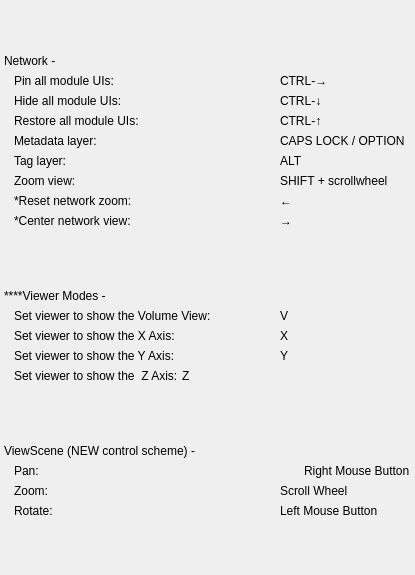
           <widget class="QWidget" name="scrollAreaWidgetContents_4">
            <property name="geometry">
             <rect>
              <x>0</x>
              <y>0</y>
              <width>415</width>
              <height>575</height>
             </rect>
            </property>
            <layout class="QVBoxLayout" name="verticalLayout_13">
             <property name="spacing">
              <number>0</number>
             </property>
             <property name="margin">
              <number>0</number>
             </property>
             <item>
              <widget class="QWidget" name="widget_47" native="true">
               <property name="sizePolicy">
                <sizepolicy hsizetype="Preferred" vsizetype="Fixed">
                 <horstretch>0</horstretch>
                 <verstretch>0</verstretch>
                </sizepolicy>
               </property>
               <layout class="QVBoxLayout" name="verticalLayout_12">
                <property name="spacing">
                 <number>0</number>
                </property>
                <property name="leftMargin">
                 <number>4</number>
                </property>
                <property name="topMargin">
                 <number>2</number>
                </property>
                <property name="rightMargin">
                 <number>4</number>
                </property>
                <property name="bottomMargin">
                 <number>4</number>
                </property>
                <item>
                 <widget class="QWidget" name="widget_48" native="true">
                  <layout class="QHBoxLayout" name="horizontalLayout_44">
                   <property name="spacing">
                    <number>0</number>
                   </property>
                   <property name="margin">
                    <number>0</number>
                   </property>
                   <item>
                    <widget class="QLabel" name="label_71">
                     <property name="minimumSize">
                      <size>
                       <width>0</width>
                       <height>20</height>
                      </size>
                     </property>
                     <property name="text">
                      <string>Network -</string>
                     </property>
                    </widget>
                   </item>
                  </layout>
                 </widget>
                </item>
                <item>
                 <widget class="QWidget" name="widget_49" native="true">
                  <property name="minimumSize">
                   <size>
                    <width>0</width>
                    <height>20</height>
                   </size>
                  </property>
                  <layout class="QHBoxLayout" name="horizontalLayout_45" stretch="2,1">
                   <property name="spacing">
                    <number>4</number>
                   </property>
                   <property name="leftMargin">
                    <number>10</number>
                   </property>
                   <property name="topMargin">
                    <number>0</number>
                   </property>
                   <property name="rightMargin">
                    <number>0</number>
                   </property>
                   <property name="bottomMargin">
                    <number>0</number>
                   </property>
                   <item>
                    <widget class="QLabel" name="label_72">
                     <property name="text">
                      <string>Pin all module UIs:</string>
                     </property>
                    </widget>
                   </item>
                   <item>
                    <widget class="QLabel" name="label_73">
                     <property name="text">
                      <string>CTRL-→</string>
                     </property>
                    </widget>
                   </item>
                  </layout>
                 </widget>
                </item>
                <item>
                 <widget class="QWidget" name="widget_54" native="true">
                  <property name="minimumSize">
                   <size>
                    <width>0</width>
                    <height>20</height>
                   </size>
                  </property>
                  <layout class="QHBoxLayout" name="horizontalLayout_50" stretch="2,1">
                   <property name="spacing">
                    <number>4</number>
                   </property>
                   <property name="leftMargin">
                    <number>10</number>
                   </property>
                   <property name="topMargin">
                    <number>0</number>
                   </property>
                   <property name="rightMargin">
                    <number>0</number>
                   </property>
                   <property name="bottomMargin">
                    <number>0</number>
                   </property>
                   <item>
                    <widget class="QLabel" name="label_82">
                     <property name="text">
                      <string>Hide all module UIs:</string>
                     </property>
                    </widget>
                   </item>
                   <item>
                    <widget class="QLabel" name="label_83">
                     <property name="text">
                      <string>CTRL-↓</string>
                     </property>
                    </widget>
                   </item>
                  </layout>
                 </widget>
                </item>
                <item>
                 <widget class="QWidget" name="widget_50" native="true">
                  <property name="minimumSize">
                   <size>
                    <width>0</width>
                    <height>20</height>
                   </size>
                  </property>
                  <layout class="QHBoxLayout" name="horizontalLayout_46" stretch="2,1">
                   <property name="spacing">
                    <number>4</number>
                   </property>
                   <property name="leftMargin">
                    <number>10</number>
                   </property>
                   <property name="topMargin">
                    <number>0</number>
                   </property>
                   <property name="rightMargin">
                    <number>0</number>
                   </property>
                   <property name="bottomMargin">
                    <number>0</number>
                   </property>
                   <item>
                    <widget class="QLabel" name="label_74">
                     <property name="text">
                      <string>Restore all module UIs:</string>
                     </property>
                    </widget>
                   </item>
                   <item>
                    <widget class="QLabel" name="label_75">
                     <property name="text">
                      <string>CTRL-↑</string>
                     </property>
                    </widget>
                   </item>
                  </layout>
                 </widget>
                </item>
                <item>
                 <widget class="QWidget" name="widget_51" native="true">
                  <property name="minimumSize">
                   <size>
                    <width>0</width>
                    <height>20</height>
                   </size>
                  </property>
                  <layout class="QHBoxLayout" name="horizontalLayout_47" stretch="2,1">
                   <property name="spacing">
                    <number>4</number>
                   </property>
                   <property name="leftMargin">
                    <number>10</number>
                   </property>
                   <property name="topMargin">
                    <number>0</number>
                   </property>
                   <property name="rightMargin">
                    <number>0</number>
                   </property>
                   <property name="bottomMargin">
                    <number>0</number>
                   </property>
                   <item>
                    <widget class="QLabel" name="label_76">
                     <property name="text">
                      <string>Metadata layer:</string>
                     </property>
                    </widget>
                   </item>
                   <item>
                    <widget class="QLabel" name="label_77">
                     <property name="text">
                      <string>CAPS LOCK / OPTION</string>
                     </property>
                    </widget>
                   </item>
                  </layout>
                 </widget>
                </item>
                <item>
                 <widget class="QWidget" name="widget_52" native="true">
                  <property name="minimumSize">
                   <size>
                    <width>0</width>
                    <height>20</height>
                   </size>
                  </property>
                  <layout class="QHBoxLayout" name="horizontalLayout_48" stretch="2,1">
                   <property name="spacing">
                    <number>4</number>
                   </property>
                   <property name="leftMargin">
                    <number>10</number>
                   </property>
                   <property name="topMargin">
                    <number>0</number>
                   </property>
                   <property name="rightMargin">
                    <number>0</number>
                   </property>
                   <property name="bottomMargin">
                    <number>0</number>
                   </property>
                   <item>
                    <widget class="QLabel" name="label_78">
                     <property name="text">
                      <string>Tag layer:</string>
                     </property>
                    </widget>
                   </item>
                   <item>
                    <widget class="QLabel" name="label_79">
                     <property name="text">
                      <string>ALT</string>
                     </property>
                    </widget>
                   </item>
                  </layout>
                 </widget>
                </item>
                <item>
                 <widget class="QWidget" name="widget_53" native="true">
                  <property name="minimumSize">
                   <size>
                    <width>0</width>
                    <height>20</height>
                   </size>
                  </property>
                  <layout class="QHBoxLayout" name="horizontalLayout_49" stretch="2,1">
                   <property name="spacing">
                    <number>4</number>
                   </property>
                   <property name="leftMargin">
                    <number>10</number>
                   </property>
                   <property name="topMargin">
                    <number>0</number>
                   </property>
                   <property name="rightMargin">
                    <number>0</number>
                   </property>
                   <property name="bottomMargin">
                    <number>0</number>
                   </property>
                   <item>
                    <widget class="QLabel" name="label_80">
                     <property name="text">
                      <string>Zoom view:</string>
                     </property>
                    </widget>
                   </item>
                   <item>
                    <widget class="QLabel" name="label_81">
                     <property name="text">
                      <string>SHIFT + scrollwheel</string>
                     </property>
                    </widget>
                   </item>
                  </layout>
                 </widget>
                </item>
                <item>
                 <widget class="QWidget" name="widget_58" native="true">
                  <property name="minimumSize">
                   <size>
                    <width>0</width>
                    <height>20</height>
                   </size>
                  </property>
                  <layout class="QHBoxLayout" name="horizontalLayout_54" stretch="2,1">
                   <property name="spacing">
                    <number>4</number>
                   </property>
                   <property name="leftMargin">
                    <number>10</number>
                   </property>
                   <property name="topMargin">
                    <number>0</number>
                   </property>
                   <property name="rightMargin">
                    <number>0</number>
                   </property>
                   <property name="bottomMargin">
                    <number>0</number>
                   </property>
                   <item>
                    <widget class="QLabel" name="label_90">
                     <property name="text">
                      <string>*Reset network zoom:</string>
                     </property>
                    </widget>
                   </item>
                   <item>
                    <widget class="QLabel" name="label_91">
                     <property name="text">
                      <string>←</string>
                     </property>
                    </widget>
                   </item>
                  </layout>
                 </widget>
                </item>
                <item>
                 <widget class="QWidget" name="widget_59" native="true">
                  <property name="minimumSize">
                   <size>
                    <width>0</width>
                    <height>20</height>
                   </size>
                  </property>
                  <layout class="QHBoxLayout" name="horizontalLayout_55" stretch="2,1">
                   <property name="spacing">
                    <number>4</number>
                   </property>
                   <property name="leftMargin">
                    <number>10</number>
                   </property>
                   <property name="topMargin">
                    <number>0</number>
                   </property>
                   <property name="rightMargin">
                    <number>0</number>
                   </property>
                   <property name="bottomMargin">
                    <number>0</number>
                   </property>
                   <item>
                    <widget class="QLabel" name="label_92">
                     <property name="text">
                      <string>*Center network view:</string>
                     </property>
                    </widget>
                   </item>
                   <item>
                    <widget class="QLabel" name="label_93">
                     <property name="text">
                      <string>→</string>
                     </property>
                    </widget>
                   </item>
                  </layout>
                 </widget>
                </item>
               </layout>
              </widget>
             </item>
             <item>
              <widget class="QWidget" name="widget_34" native="true">
               <property name="sizePolicy">
                <sizepolicy hsizetype="Preferred" vsizetype="Fixed">
                 <horstretch>0</horstretch>
                 <verstretch>0</verstretch>
                </sizepolicy>
               </property>
               <layout class="QVBoxLayout" name="verticalLayout_10">
                <property name="spacing">
                 <number>0</number>
                </property>
                <property name="leftMargin">
                 <number>4</number>
                </property>
                <property name="topMargin">
                 <number>2</number>
                </property>
                <property name="rightMargin">
                 <number>4</number>
                </property>
                <property name="bottomMargin">
                 <number>4</number>
                </property>
                <item>
                 <widget class="QWidget" name="widget_35" native="true">
                  <layout class="QHBoxLayout" name="horizontalLayout_33">
                   <property name="spacing">
                    <number>0</number>
                   </property>
                   <property name="margin">
                    <number>0</number>
                   </property>
                   <item>
                    <widget class="QLabel" name="label_51">
                     <property name="minimumSize">
                      <size>
                       <width>0</width>
                       <height>20</height>
                      </size>
                     </property>
                     <property name="text">
                      <string>****Viewer Modes -</string>
                     </property>
                    </widget>
                   </item>
                  </layout>
                 </widget>
                </item>
                <item>
                 <widget class="QWidget" name="widget_36" native="true">
                  <property name="minimumSize">
                   <size>
                    <width>0</width>
                    <height>20</height>
                   </size>
                  </property>
                  <layout class="QHBoxLayout" name="horizontalLayout_34" stretch="2,1">
                   <property name="spacing">
                    <number>4</number>
                   </property>
                   <property name="leftMargin">
                    <number>10</number>
                   </property>
                   <property name="topMargin">
                    <number>0</number>
                   </property>
                   <property name="rightMargin">
                    <number>0</number>
                   </property>
                   <property name="bottomMargin">
                    <number>0</number>
                   </property>
                   <item>
                    <widget class="QLabel" name="label_52">
                     <property name="text">
                      <string>Set viewer to show the Volume View:</string>
                     </property>
                    </widget>
                   </item>
                   <item>
                    <widget class="QLabel" name="label_53">
                     <property name="text">
                      <string>V</string>
                     </property>
                    </widget>
                   </item>
                  </layout>
                 </widget>
                </item>
                <item>
                 <widget class="QWidget" name="widget_37" native="true">
                  <property name="minimumSize">
                   <size>
                    <width>0</width>
                    <height>20</height>
                   </size>
                  </property>
                  <layout class="QHBoxLayout" name="horizontalLayout_35" stretch="2,1">
                   <property name="spacing">
                    <number>4</number>
                   </property>
                   <property name="leftMargin">
                    <number>10</number>
                   </property>
                   <property name="topMargin">
                    <number>0</number>
                   </property>
                   <property name="rightMargin">
                    <number>0</number>
                   </property>
                   <property name="bottomMargin">
                    <number>0</number>
                   </property>
                   <item>
                    <widget class="QLabel" name="label_54">
                     <property name="text">
                      <string>Set viewer to show the X Axis:</string>
                     </property>
                    </widget>
                   </item>
                   <item>
                    <widget class="QLabel" name="label_55">
                     <property name="text">
                      <string>X</string>
                     </property>
                    </widget>
                   </item>
                  </layout>
                 </widget>
                </item>
                <item>
                 <widget class="QWidget" name="widget_38" native="true">
                  <property name="minimumSize">
                   <size>
                    <width>0</width>
                    <height>20</height>
                   </size>
                  </property>
                  <layout class="QHBoxLayout" name="horizontalLayout_36" stretch="2,1">
                   <property name="spacing">
                    <number>4</number>
                   </property>
                   <property name="leftMargin">
                    <number>10</number>
                   </property>
                   <property name="topMargin">
                    <number>0</number>
                   </property>
                   <property name="rightMargin">
                    <number>0</number>
                   </property>
                   <property name="bottomMargin">
                    <number>0</number>
                   </property>
                   <item>
                    <widget class="QLabel" name="label_56">
                     <property name="text">
                      <string>Set viewer to show the Y Axis:</string>
                     </property>
                    </widget>
                   </item>
                   <item>
                    <widget class="QLabel" name="label_57">
                     <property name="text">
                      <string>Y</string>
                     </property>
                    </widget>
                   </item>
                  </layout>
                 </widget>
                </item>
                <item>
                 <widget class="QWidget" name="widget_39" native="true">
                  <property name="minimumSize">
                   <size>
                    <width>0</width>
                    <height>20</height>
                   </size>
                  </property>
                  <layout class="QHBoxLayout" name="horizontalLayout_37" stretch="0,1">
                   <property name="spacing">
                    <number>4</number>
                   </property>
                   <property name="leftMargin">
                    <number>10</number>
                   </property>
                   <property name="topMargin">
                    <number>0</number>
                   </property>
                   <property name="rightMargin">
                    <number>0</number>
                   </property>
                   <property name="bottomMargin">
                    <number>0</number>
                   </property>
                   <item>
                    <widget class="QLabel" name="label_58">
                     <property name="text">
                      <string>Set viewer to show the  Z Axis:</string>
                     </property>
                    </widget>
                   </item>
                   <item>
                    <widget class="QLabel" name="label_59">
                     <property name="text">
                      <string>Z</string>
                     </property>
                    </widget>
                   </item>
                  </layout>
                 </widget>
                </item>
               </layout>
              </widget>
             </item>
             <item>
              <widget class="QWidget" name="widget_65" native="true">
               <property name="sizePolicy">
                <sizepolicy hsizetype="Preferred" vsizetype="Fixed">
                 <horstretch>0</horstretch>
                 <verstretch>0</verstretch>
                </sizepolicy>
               </property>
               <layout class="QVBoxLayout" name="verticalLayout_15">
                <property name="spacing">
                 <number>0</number>
                </property>
                <property name="leftMargin">
                 <number>4</number>
                </property>
                <property name="topMargin">
                 <number>2</number>
                </property>
                <property name="rightMargin">
                 <number>4</number>
                </property>
                <property name="bottomMargin">
                 <number>4</number>
                </property>
                <item>
                 <widget class="QLabel" name="label_104">
                  <property name="minimumSize">
                   <size>
                    <width>0</width>
                    <height>20</height>
                   </size>
                  </property>
                  <property name="text">
                   <string>ViewScene (NEW control scheme) -</string>
                  </property>
                 </widget>
                </item>
                <item>
                 <layout class="QHBoxLayout" name="horizontalLayout_60" stretch="0,1">
                  <property name="spacing">
                   <number>4</number>
                  </property>
                  <property name="leftMargin">
                   <number>10</number>
                  </property>
                  <item>
                   <widget class="QLabel" name="label_106">
                    <property name="minimumSize">
                     <size>
                      <width>286</width>
                      <height>20</height>
                     </size>
                    </property>
                    <property name="text">
                     <string>Pan:</string>
                    </property>
                   </widget>
                  </item>
                  <item>
                   <widget class="QLabel" name="label_105">
                    <property name="text">
                     <string>Right Mouse Button</string>
                    </property>
                   </widget>
                  </item>
                 </layout>
                </item>
                <item>
                 <layout class="QHBoxLayout" name="horizontalLayout_61" stretch="2,1">
                  <property name="spacing">
                   <number>4</number>
                  </property>
                  <property name="leftMargin">
                   <number>10</number>
                  </property>
                  <item>
                   <widget class="QLabel" name="label_108">
                    <property name="minimumSize">
                     <size>
                      <width>0</width>
                      <height>20</height>
                     </size>
                    </property>
                    <property name="text">
                     <string>Zoom:</string>
                    </property>
                   </widget>
                  </item>
                  <item>
                   <widget class="QLabel" name="label_107">
                    <property name="text">
                     <string>Scroll Wheel</string>
                    </property>
                   </widget>
                  </item>
                 </layout>
                </item>
                <item>
                 <layout class="QHBoxLayout" name="horizontalLayout_62" stretch="2,1">
                  <property name="spacing">
                   <number>4</number>
                  </property>
                  <property name="leftMargin">
                   <number>10</number>
                  </property>
                  <item>
                   <widget class="QLabel" name="label_110">
                    <property name="minimumSize">
                     <size>
                      <width>0</width>
                      <height>20</height>
                     </size>
                    </property>
                    <property name="text">
                     <string>Rotate:</string>
                    </property>
                   </widget>
                  </item>
                  <item>
                   <widget class="QLabel" name="label_109">
                    <property name="text">
                     <string>Left Mouse Button</string>
                    </property>
                   </widget>
                  </item>
                 </layout>
                </item>
               </layout>
              </widget>
             </item>
            </layout>
           </widget>
